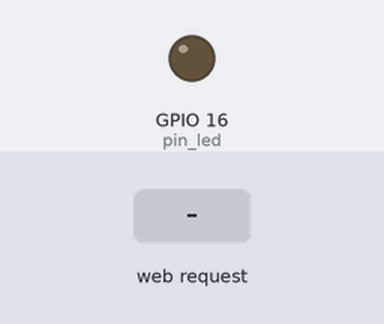
The sketch below on a simulated ESP8266 (NodeMCU). Shown: output pins drawn as LEDs (lit = HIGH). The inputs (shaded band) are chosen by the test bench. WiFi joins after 1.5 s; servers stay silent unless stated; what the sketch prints to the serial monitor is not drawn.

Above: at 2.7 s.
2.8 s: HTTP request GET /toggle received
At 3.6 s:
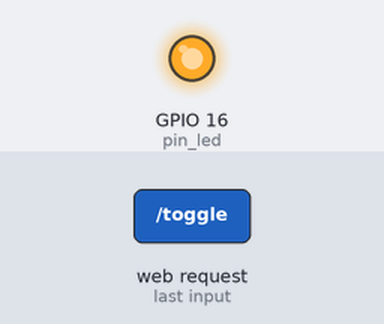
Timing chart, 0 to 5.8 s (numbered marks = the images above; inputs shaded):
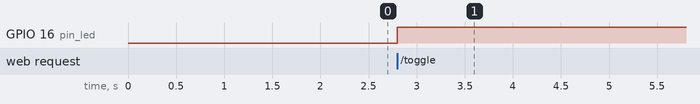

The sketch:

simplewebserver.ino.ino
```cpp
#include <ESP8266WiFi.h>
#include <ESP8266WebServer.h>

ESP8266WebServer server; //turn the board into web server
uint8_t pin_led = 16;

char* SSID = "Test_WiFi";
char* password = "1234567890";

void setup() {
  // put your setup code here, to run once:
  pinMode(pin_led, OUTPUT);
 WiFi.begin(SSID, password); //connect to network
 Serial.begin(115200);
 while(WiFi.status()!=WL_CONNECTED) //check connection
 {
  Serial.print("."); // print out the dots = not connected
  delay(500);
  }
  Serial.println("");
  Serial.print("ID address: "); // will print this out ip if connected
  Serial.print(WiFi.localIP());

  server.on("/", [](){server.send(200, "text/plain", "Hello World!");}); //this will happen if u go into the website of this ip address
  server.on("/toggle", toggleLED); //call to function toggleLED, call to pin 16 in this case
  server.begin();
}

void loop() {
  // put your main code here, to run repeatedly:
server.handleClient();
}

void toggleLED()
{
  digitalWrite(pin_led, !digitalRead(pin_led));
  server.send(204, "");
}
```

Measured:
- after the input at 2.8 s, GPIO 16 (pin_led): LOW → HIGH at once
